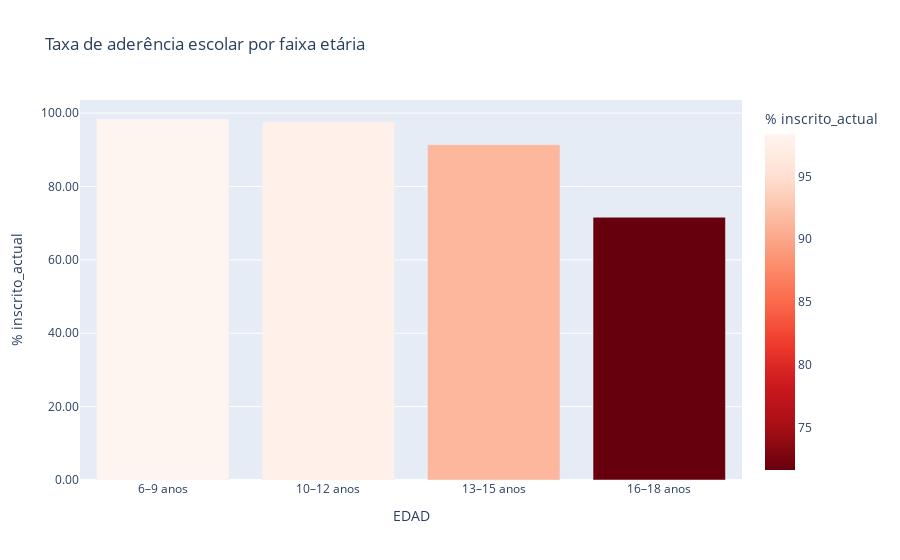

Write notebook code for a chart like this one.
### Code cell
import plotly.express as px

def continuous_discretize_plot(df, col, target, nbins,  renames = None):

    nameNewCol = f"{col}_binned"
    df[nameNewCol] = pd.cut(df[col], nbins)

    grouped = df.groupby(nameNewCol)[target].mean() * 100
    grouped = grouped.reset_index()
    grouped[nameNewCol] = grouped[nameNewCol].astype(str)

    if renames:
        grouped[nameNewCol] = grouped[nameNewCol].replace(renames)
        
    fig = px.bar(grouped, 
                x=nameNewCol, 
                y=target, 
                color='inscrito_actual', 
                color_continuous_scale='Reds_r',  
                labels={nameNewCol: col, target: f'% {target}'}, 
                title=f'Taxa de {target} por {col}')
    
    fig.update_yaxes(tickformat=".2f")

    return fig


novasFaixasEtarias = {
    "(5.988, 9.0]": "6–9 anos",
    "(9.0, 12.0]": "10–12 anos",
    "(12.0, 15.0]": "13–15 anos",
    "(15.0, 18.0]": "16–18 anos"
}


fig = continuous_discretize_plot(df, 'EDAD', 'inscrito_actual', 4, renames=novasFaixasEtarias)
fig.update_layout(title="Taxa de aderência escolar por faixa etária")
fig.show()

### Figure 1 — Plotly figure (JSON) as saved in the notebook; plotly's stock layout.template omitted (floating-point values rounded to 4 significant figures)
{"data": [{"hovertemplate": "EDAD=%{x}<br>% inscrito_actual=%{marker.color}<extra></extra>", "legendgroup": "", "marker": {"color": [98.39, 97.61, 91.38, 71.61], "coloraxis": "coloraxis", "pattern": {"shape": ""}}, "name": "", "orientation": "v", "showlegend": false, "textposition": "auto", "type": "bar", "x": ["6–9 anos", "10–12 anos", "13–15 anos", "16–18 anos"], "xaxis": "x", "y": [98.39, 97.61, 91.38, 71.61], "yaxis": "y"}], "layout": {"barmode": "relative", "coloraxis": {"colorbar": {"title": {"text": "% inscrito_actual"}}, "colorscale": [[0, "rgb(103,0,13)"], [0.125, "rgb(165,15,21)"], [0.25, "rgb(203,24,29)"], [0.375, "rgb(239,59,44)"], [0.5, "rgb(251,106,74)"], [0.625, "rgb(252,146,114)"], [0.75, "rgb(252,187,161)"], [0.875, "rgb(254,224,210)"], [1, "rgb(255,245,240)"]]}, "legend": {"tracegroupgap": 0}, "title": {"text": "Taxa de aderência escolar por faixa etária"}, "xaxis": {"anchor": "y", "domain": [0, 1], "title": {"text": "EDAD"}}, "yaxis": {"anchor": "x", "domain": [0, 1], "tickformat": ".2f", "title": {"text": "% inscrito_actual"}}}}
